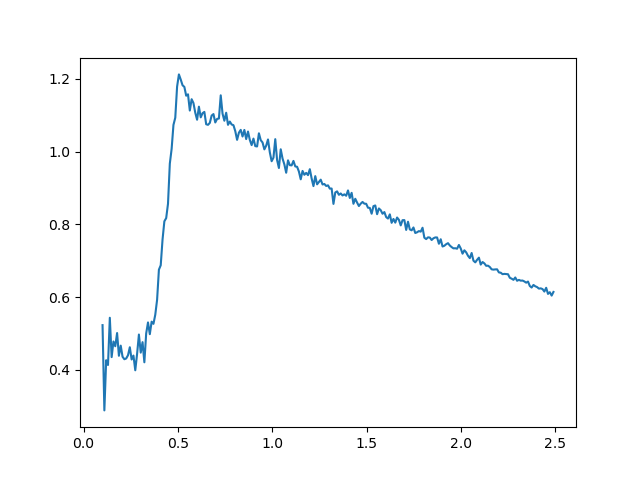

The Python source for this figure:
from python import wrapper, atoms
import time
import matplotlib.pyplot as plt

gro_file = "/home/tns97255/CUDA-C-Final-Project/tests/data/test.gro"
xtc_file = "/home/tns97255/CUDA-C-Final-Project/tests/data/test.xtc"

df = atoms.read_gro_file(gro_file, coords=True)
pairs = atoms.atom_res_idx_pairs(df)

start_time = time.perf_counter()
bins, g_r = wrapper.radial_distribution(xtc_file, pairs)
print(type(bins))
end_time = time.perf_counter()

elapsed_time = end_time - start_time
print(elapsed_time)

plt.plot(bins, g_r)
plt.savefig("/home/tns97255/CUDA-C-Final-Project/tests/python/test.png")